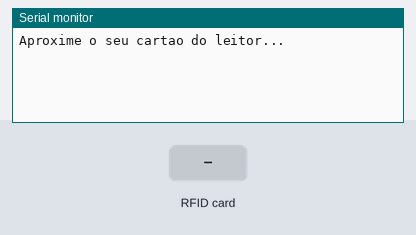
Recording of a sketch running on a simulated Arduino Uno, built with avr-gcc and run on an emulated ATmega328P. On the bench: the last lines printed to the serial monitor. The test bench sets the inputs (shaded band).

Above: at 1.2 s.
1.3 s: RFID card 86 D0 17 7E held to the reader
At 1.8 s:
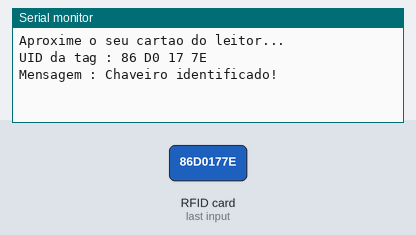
2.8 s: RFID card 54 DB 03 C5 held to the reader
At 5.5 s:
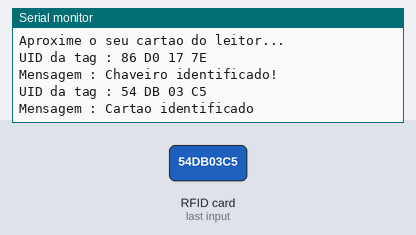
5.8 s: RFID card 5E 7A 19 C4 held to the reader
At 7.9 s:
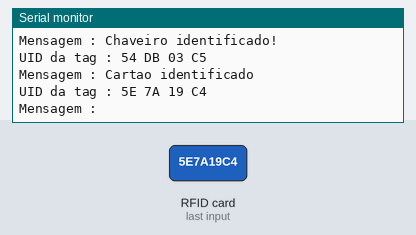

Measured:
- after the input at 1.3 s, the serial monitor: prints a new line at once (image 1)
- after the input at 2.8 s, the serial monitor: prints a new line after 1.5 s (image 2)
- after the input at 5.8 s, the serial monitor: prints a new line after 1.5 s (image 3)

The sketch:

RFID.TUTO.ino
```cpp
/*
   Curso de Arduino e AVR WR Kits Channel

   Aula 88 - RFID - Introdução


   Autor: Eng. Wagner Rambo  Data: Outubro de 2016

   www.wrkits.com.br | facebook.com/wrkits | youtube.com/user/canalwrkits

*/

// --- Bibliotecas Auxiliares ---
#include <SPI.h>
#include <MFRC522.h>


// --- Mapeamento de Hardware ---
#define SS_PIN 10
#define RST_PIN 9
MFRC522 mfrc522(SS_PIN, RST_PIN);   // Cria instância com MFRC522


// --- Variáveis Globais ---
char st[20];


// --- Configurações Iniciais ---
void setup()
{
  Serial.begin(9600);   // Inicia comunicação Serial em 9600 baud rate
  SPI.begin();          // Inicia comunicação SPI bus
  mfrc522.PCD_Init();   // Inicia MFRC522

  Serial.println("Aproxime o seu cartao do leitor...");
  Serial.println();


} //end setup


// --- Loop Infinito ---
void loop()
{
  // Verifica novos cartões
  if ( ! mfrc522.PICC_IsNewCardPresent())
  {
    return;
  }
  // Seleciona um dos cartões
  if ( ! mfrc522.PICC_ReadCardSerial())
  {
    return;
  }

  // Mostra UID na serial
  Serial.print("UID da tag :");
  String conteudo= "";
  byte letra;
  for (byte i = 0; i < mfrc522.uid.size; i++)
  {
     Serial.print(mfrc522.uid.uidByte[i] < 0x10 ? " 0" : " ");
     Serial.print(mfrc522.uid.uidByte[i], HEX);
     conteudo.concat(String(mfrc522.uid.uidByte[i] < 0x10 ? " 0" : " "));
     conteudo.concat(String(mfrc522.uid.uidByte[i], HEX));
  }
  Serial.println();
  Serial.print("Mensagem : ");
  conteudo.toUpperCase();

  if (conteudo.substring(1) == "86 D0 17 7E") //UID 1 - Chaveiro
  {
    Serial.println("Chaveiro identificado!");
    Serial.println();
    delay(3000);

  }

  if (conteudo.substring(1) == "54 DB 03 C5") //UID 2 - Cartao
  {
    Serial.println("Cartao identificado");
    Serial.println();
    delay(3000);

  }


} //end loop
```
